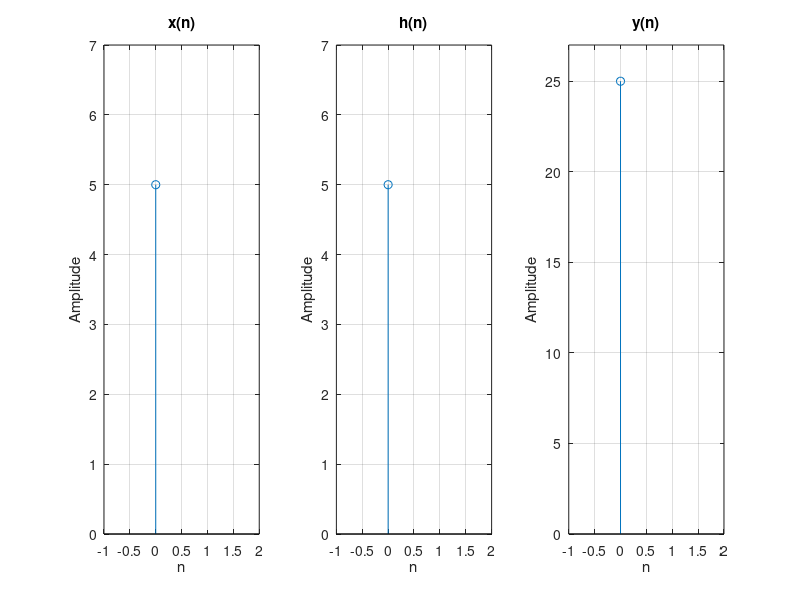

MATLAB code to generate this figure:
clc;
%clear all;
close all;
x1 = input("Enter first Sequence");
h1 = input("Enter second Sequence");
y1 = conv(x1,h1);
disp("The convoluted sequence is: ");
disp(y1);
l = length(x1);
m = length(h1);
k = l+m-1;
n1 = 0:1:l-1;
n2 = 0:1:m-1;
n3 = 0:1:k-1;
subplot(1,3,1);
stem(n1,x1,"o");
xlabel("n");
ylabel("Amplitude");
title("x(n)");
grid on
xlim([-1 l+1]);
ylim([0 max(x1)+2]);

subplot(1,3,2);
stem(n2,h1,"o");
xlabel("n");
ylabel("Amplitude");
title("h(n)");
grid on
xlim([-1 m+1]);
ylim([0 max(h1)+2]);

subplot(1,3,3);
stem(n3,y1,"o");
xlabel("n");
ylabel("Amplitude");
title("y(n)");
grid on
xlim([-1 k+1]);
ylim([0 max(y1)+2]);
